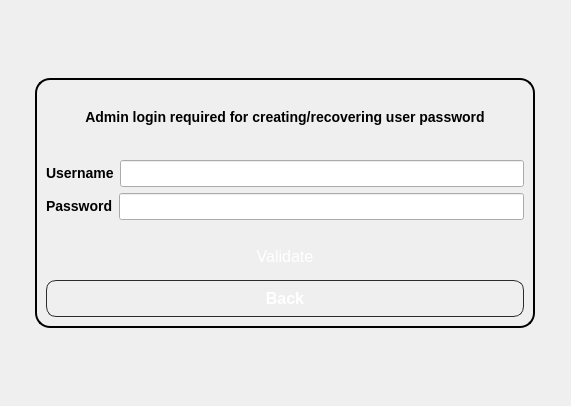
      <widget class="QWidget" name="page_userPassword">
       <layout class="QGridLayout" name="gridLayout_9">
        <item row="0" column="1">
         <spacer name="verticalSpacer_27">
          <property name="orientation">
           <enum>Qt::Vertical</enum>
          </property>
          <property name="sizeHint" stdset="0">
           <size>
            <width>20</width>
            <height>67</height>
           </size>
          </property>
         </spacer>
        </item>
        <item row="1" column="0">
         <spacer name="horizontalSpacer_16">
          <property name="orientation">
           <enum>Qt::Horizontal</enum>
          </property>
          <property name="sizeHint" stdset="0">
           <size>
            <width>24</width>
            <height>20</height>
           </size>
          </property>
         </spacer>
        </item>
        <item row="1" column="3">
         <spacer name="horizontalSpacer_15">
          <property name="orientation">
           <enum>Qt::Horizontal</enum>
          </property>
          <property name="sizeHint" stdset="0">
           <size>
            <width>25</width>
            <height>20</height>
           </size>
          </property>
         </spacer>
        </item>
        <item row="2" column="2">
         <spacer name="verticalSpacer_26">
          <property name="orientation">
           <enum>Qt::Vertical</enum>
          </property>
          <property name="sizeHint" stdset="0">
           <size>
            <width>20</width>
            <height>67</height>
           </size>
          </property>
         </spacer>
        </item>
        <item row="1" column="1" colspan="2">
         <widget class="QFrame" name="frame_4">
          <property name="sizePolicy">
           <sizepolicy hsizetype="Preferred" vsizetype="Fixed">
            <horstretch>0</horstretch>
            <verstretch>0</verstretch>
           </sizepolicy>
          </property>
          <property name="minimumSize">
           <size>
            <width>500</width>
            <height>250</height>
           </size>
          </property>
          <property name="styleSheet">
           <string notr="true">QFrame { font-size: 14px; font-weight: bold;border : 2px solid black;border-radius:15px; }</string>
          </property>
          <property name="frameShape">
           <enum>QFrame::StyledPanel</enum>
          </property>
          <property name="frameShadow">
           <enum>QFrame::Raised</enum>
          </property>
          <layout class="QVBoxLayout" name="verticalLayout_11">
           <item>
            <widget class="QLabel" name="label_25">
             <property name="font">
              <font>
               <pointsize>-1</pointsize>
               <weight>75</weight>
               <bold>true</bold>
              </font>
             </property>
             <property name="styleSheet">
              <string notr="true">border:none;</string>
             </property>
             <property name="text">
              <string>Admin login required for creating/recovering user password</string>
             </property>
             <property name="alignment">
              <set>Qt::AlignCenter</set>
             </property>
            </widget>
           </item>
           <item>
            <spacer name="verticalSpacer_28">
             <property name="orientation">
              <enum>Qt::Vertical</enum>
             </property>
             <property name="sizeType">
              <enum>QSizePolicy::Fixed</enum>
             </property>
             <property name="sizeHint" stdset="0">
              <size>
               <width>20</width>
               <height>10</height>
              </size>
             </property>
            </spacer>
           </item>
           <item>
            <layout class="QHBoxLayout" name="horizontalLayout_9">
             <item>
              <widget class="QLabel" name="label_7">
               <property name="sizePolicy">
                <sizepolicy hsizetype="Fixed" vsizetype="Fixed">
                 <horstretch>0</horstretch>
                 <verstretch>0</verstretch>
                </sizepolicy>
               </property>
               <property name="font">
                <font>
                 <pointsize>-1</pointsize>
                 <weight>75</weight>
                 <bold>true</bold>
                </font>
               </property>
               <property name="styleSheet">
                <string notr="true">border:none;</string>
               </property>
               <property name="text">
                <string>Username</string>
               </property>
              </widget>
             </item>
             <item>
              <widget class="QLineEdit" name="lineEdit_admin">
               <property name="sizePolicy">
                <sizepolicy hsizetype="MinimumExpanding" vsizetype="Fixed">
                 <horstretch>0</horstretch>
                 <verstretch>0</verstretch>
                </sizepolicy>
               </property>
               <property name="font">
                <font>
                 <pointsize>12</pointsize>
                </font>
               </property>
              </widget>
             </item>
            </layout>
           </item>
           <item>
            <layout class="QHBoxLayout" name="horizontalLayout_8">
             <item>
              <widget class="QLabel" name="label_8">
               <property name="sizePolicy">
                <sizepolicy hsizetype="Fixed" vsizetype="Fixed">
                 <horstretch>0</horstretch>
                 <verstretch>0</verstretch>
                </sizepolicy>
               </property>
               <property name="font">
                <font>
                 <pointsize>-1</pointsize>
                 <weight>75</weight>
                 <bold>true</bold>
                </font>
               </property>
               <property name="styleSheet">
                <string notr="true">border:none;</string>
               </property>
               <property name="text">
                <string>Password</string>
               </property>
              </widget>
             </item>
             <item>
              <widget class="QLineEdit" name="lineEdit_adminPass">
               <property name="sizePolicy">
                <sizepolicy hsizetype="MinimumExpanding" vsizetype="Fixed">
                 <horstretch>0</horstretch>
                 <verstretch>0</verstretch>
                </sizepolicy>
               </property>
               <property name="font">
                <font>
                 <pointsize>12</pointsize>
                </font>
               </property>
               <property name="echoMode">
                <enum>QLineEdit::Password</enum>
               </property>
              </widget>
             </item>
            </layout>
           </item>
           <item>
            <spacer name="verticalSpacer_3">
             <property name="orientation">
              <enum>Qt::Vertical</enum>
             </property>
             <property name="sizeType">
              <enum>QSizePolicy::Fixed</enum>
             </property>
             <property name="sizeHint" stdset="0">
              <size>
               <width>20</width>
               <height>13</height>
              </size>
             </property>
            </spacer>
           </item>
           <item>
            <widget class="QPushButton" name="pushButton_valAdminForUserPass">
             <property name="font">
              <font>
               <pointsize>12</pointsize>
              </font>
             </property>
             <property name="styleSheet">
              <string notr="true">QPushButton
{
    background: qlineargradient(
        x1:0, y1:0,
        x2:1, y2:0,
        stop:0 #00c853,
        stop:1 #2962ff
    );

    color: white;
    border-radius: 10px;
    padding: 8px;
}
QPushButton:hover
{
    background: qlineargradient(
        x1:0, y1:0,
        x2:1, y2:0,
        stop:0 #00e676,
        stop:1 #448aff
    );
}
QPushButton:pressed
{
    background: qlineargradient(
        x1:0, y1:0,
        x2:1, y2:0,
        stop:0 #00a152,
        stop:1 #1e88e5
    );

    padding-top: 10px;
    padding-left: 10px;
}</string>
             </property>
             <property name="text">
              <string>Validate</string>
             </property>
            </widget>
           </item>
           <item>
            <widget class="QPushButton" name="pushButton_userPasswordPageBack">
             <property name="font">
              <font>
               <pointsize>12</pointsize>
               <weight>75</weight>
               <bold>true</bold>
              </font>
             </property>
             <property name="styleSheet">
              <string notr="true">QPushButton
{
    background: qlineargradient(
        x1:0, y1:0,
        x2:1, y2:0,
        stop:0 #616161,
        stop:1 #424242
    );

    color: white;
    border: 1px solid #2c2c2c;
    border-radius: 10px;
    padding: 8px;
    font-weight: bold;
}

QPushButton:hover
{
    background: qlineargradient(
        x1:0, y1:0,
        x2:1, y2:0,
        stop:0 #757575,
        stop:1 #545454
    );
}

QPushButton:pressed
{
    background: qlineargradient(
        x1:0, y1:0,
        x2:1, y2:0,
        stop:0 #4a4a4a,
        stop:1 #303030
    );

    padding-top: 10px;
    padding-left: 10px;
}</string>
             </property>
             <property name="text">
              <string>Back</string>
             </property>
            </widget>
           </item>
          </layout>
         </widget>
        </item>
       </layout>
      </widget>
